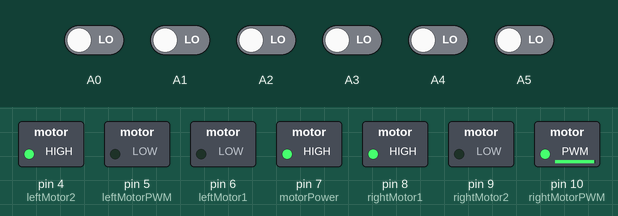
Recording of a sketch running on a simulated Arduino Uno, built with avr-gcc and run on an emulated ATmega328P. Shown: switched loads named in the sketch (green lamp = pin HIGH). The test bench sets the inputs (shaded band); at power-on: A0–5 LOW. What the sketch prints to the serial monitor is not drawn.

Above: at 5.7 s.
5.8 s: A1 driven HIGH
At 7.0 s:
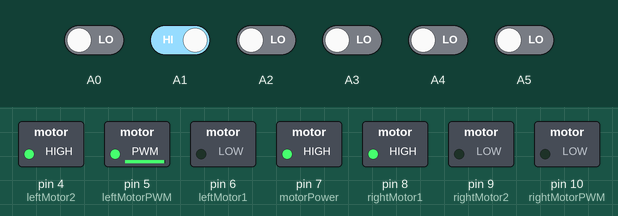
7.3 s: A4 driven HIGH
At 8.3 s:
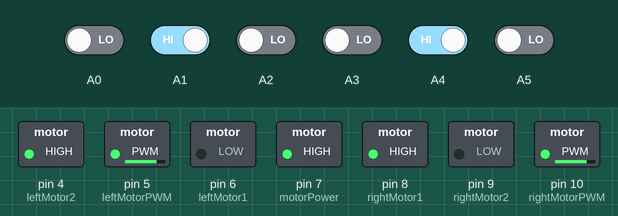
8.8 s: A4 driven LOW
At 9.2 s:
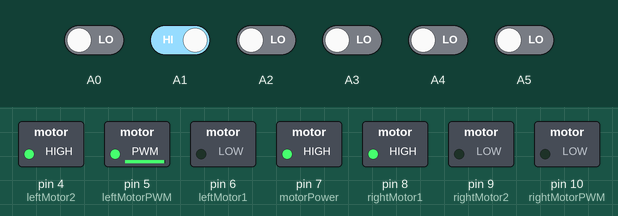
10.3 s: A0 driven HIGH
At 10.6 s:
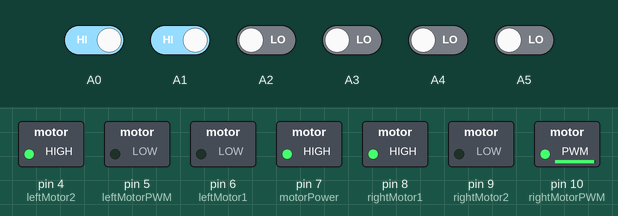
Timing chart, 0 to 12.8 s (numbered marks = the images above; inputs shaded):
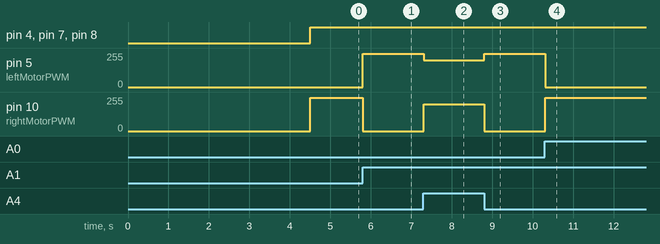

Measured:
- after the input at 5.8 s, pin 5 (leftMotorPWM): 0/255 → 250/255 at once; pin 10 (rightMotorPWM): 250/255 → 0/255 at once
- after the input at 7.3 s, pin 5 (leftMotorPWM): 250/255 → 200/255 at once; pin 10 (rightMotorPWM): 0/255 → 200/255 at once
- after the input at 8.8 s, pin 5 (leftMotorPWM): 200/255 → 250/255 at once; pin 10 (rightMotorPWM): 200/255 → 0/255 at once
- after the input at 10.3 s, pin 5 (leftMotorPWM): 250/255 → 0/255 at once; pin 10 (rightMotorPWM): 0/255 → 250/255 at once

The sketch:

robot_segui_linea.ino
```cpp
#include <QTRSensors.h>


#define NUM_SENSORS  6     // number of sensors used
#define TIMEOUT      2500  // waits for 2500 us for sensor outputs to go low
#define EMITTER_PIN  2      // emitter is controlled by digital pin 2

#define soglia       200

#define rightMotor1 8
#define rightMotor2 9
#define rightMotorPWM 10
#define leftMotor1 6
#define leftMotor2 4
#define leftMotorPWM 5
#define motorPower 7

QTRSensorsRC qtrrc((unsigned char[]) {A0, A1, A2, A3, A4, A5}
,NUM_SENSORS, TIMEOUT, EMITTER_PIN);

unsigned int sensorValues[NUM_SENSORS];

//float error=0;
float lastError=0;
float PV =0;
float kp = 0;
float kd =0;
int m1Speed=0;
int m2Speed=0;
float line_position=0;

void setup()
{
  Serial.begin(115200);

  pinMode(rightMotor1, OUTPUT);
  pinMode(rightMotor2, OUTPUT);
  pinMode(rightMotorPWM, OUTPUT);
  pinMode(leftMotor1, OUTPUT);
  pinMode(leftMotor2, OUTPUT);
  pinMode(leftMotorPWM, OUTPUT);
  pinMode(motorPower, OUTPUT);

  analogWrite(rightMotorPWM, 0);
  analogWrite(rightMotorPWM, 0);

 for (int i = 0; i < 100; i++)
  {
    qtrrc.calibrate();
    delay (20);
  }
}

void loop()
{
  unsigned int sensors[6];

  int position = qtrrc.readLine(sensors);
  int error = position - 2500;

  kp= 20;
  kd= 200;

  PV = kp * error + kd * (error - lastError);
  lastError = error;

  m1Speed = 200 + PV;
  m2Speed = 200 - PV;


  if (m1Speed < 0) m1Speed = 0;
  if (m2Speed < 0) m2Speed = 0;
  if (m1Speed > 250) m1Speed = 250;
  if (m2Speed > 250) m2Speed = 250;

  {
  digitalWrite(motorPower, HIGH);
  digitalWrite(rightMotor1, HIGH);
  digitalWrite(rightMotor2, LOW);
  analogWrite(rightMotorPWM, m1Speed);
  digitalWrite(motorPower, HIGH);
  digitalWrite(leftMotor1, LOW);
  digitalWrite(leftMotor2, HIGH);
  analogWrite(leftMotorPWM, m2Speed);
  }

  Serial.println("\n");
  Serial.println(PV);

}
```
